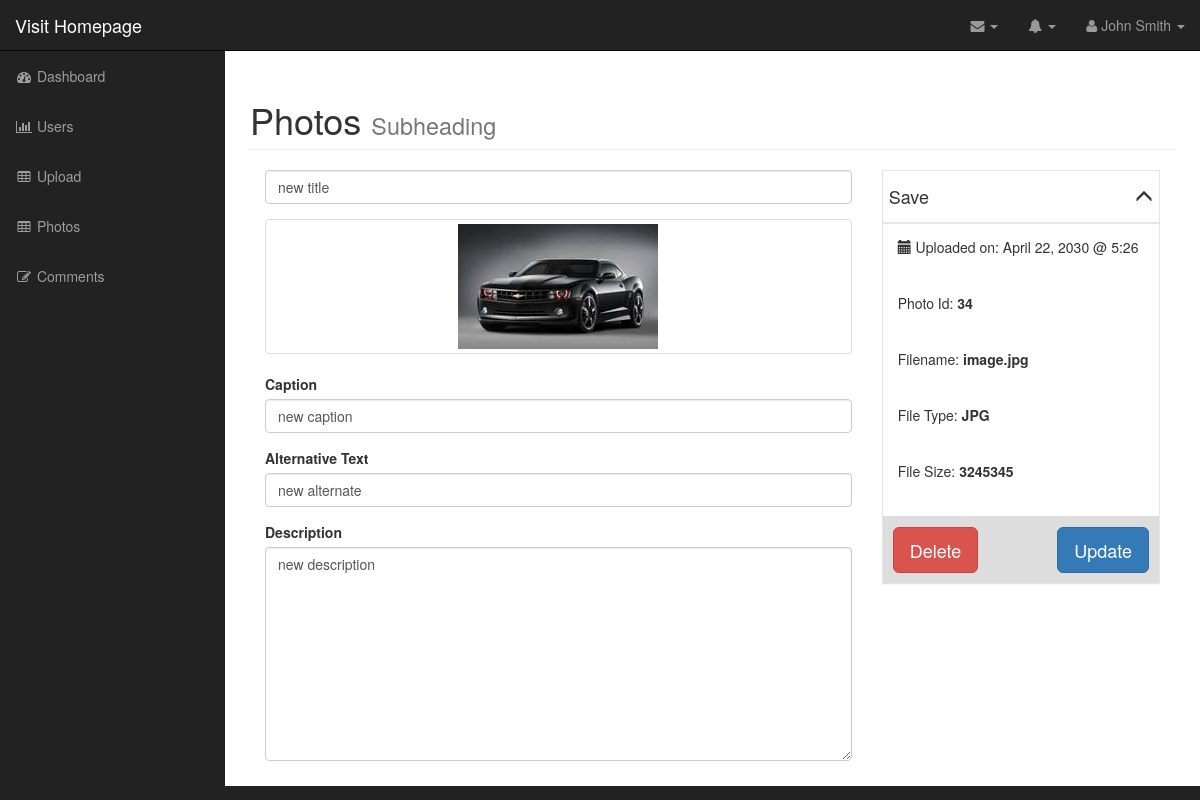
The app's page /admin/edit_photo.php?id=10 (signed in) with its own data.
### tables this page shows
CREATE TABLE `photos` (
  `id` int(11) NOT NULL,
  `title` varchar(255) NOT NULL,
  `caption` varchar(255) NOT NULL,
  `description` text NOT NULL,
  `filename` varchar(255) NOT NULL,
  `alternate_text` varchar(255) NOT NULL,
  `type` varchar(255) NOT NULL,
  `size` int(11) NOT NULL
);

### admin/includes/database.php (called while the page is built, shortened)
<?php
class Database{
    public $connection;
    public function open_db_connection()
    {
        $this->connection = new mysqli(DB_HOST,DB_USER,DB_PASSWORD,DB_NAME);
    }
    public function query($sql)
    {
        $result = $this->connection->query($sql);
        return $result;
    }
}
$database = new Database();
?>

### admin/includes/db_object.php (called while the page is built, shortened)
<?php
class Db_object
{
    protected static $db_table = "users";
    public static function find_by_id($id)
    {
        $the_result_array = static::find_by_query("SELECT * FROM " . static::$db_table . " WHERE id = $id LIMIT 1");
        return !empty($the_result_array) ? array_shift($the_result_array) : false;
    }
    public static function find_by_query($sql)
    {
        global $database;
        $result_set = $database->query($sql);
        $the_object_array = array();
        while ($row = mysqli_fetch_array($result_set)) {
            $the_object_array[] = static::instantation($row);
        }
        return $the_object_array;
    }
    public static function instantation($the_record)
    {
        $the_object = new $calling_class;
        foreach ($the_record as $the_attribute => $value) {
            if ($the_object->has_the_attribute($the_attribute)) {
                $the_object->$the_attribute = $value;
            }
        }
        return $the_object;
    }
    private function has_the_attribute($the_attribute)
    {
        $object_properties = get_object_vars($this);
        return array_key_exists($the_attribute, $object_properties);
    }
}

### admin/includes/photo.php (called while the page is built, shortened)
<?php
class Photo extends Db_object{
    public $filename;
    public $upload_directory = "images";
    public function picture_path(){
        return $this->upload_directory.DS.$this->filename;
    }
}
?>

### admin/edit_photo.php (the view, shortened to what this page needs)
<?php include("includes/header.php"); ?>
<?php
if(empty($_GET['id'])){
    redirect("photos.php");
}else{
    $photo = Photo::find_by_id($_GET['id']);
}
?>
    <nav class="navbar navbar-inverse navbar-fixed-top" role="navigation">
        <?php include("includes/top_nav.php"); ?>
        <?php include("includes/side_nav.php") ?>
    </nav>
    <div id="page-wrapper">
        <div class="container-fluid">
            <div class="row">
                <div class="col-lg-12">
                    <h1 class="page-header">
                        Photos
                        <small>Subheading</small>
                    </h1>
                    <form action="" method="post">
                    <div class="col-md-8">
                        <div class="form-group">
                            <input type="text" name="title" class="form-control" value="<?php echo $photo->title; ?>">
                        </div>
                        <div class="form-group">
                            <a class="thumbnail" href="#"><img src="<?php echo $photo->picture_path(); ?>" alt=""></a>
                        </div>
                        <div class="form-group">
                            <label for="caption">Caption</label>
                            <input type="text" name="caption" class="form-control" value="<?php echo $photo->caption; ?>">
                        </div>
                        <div class="form-group">
                            <label for="caption">Alternative Text</label>
                            <input type="text" name="alternate_text" class="form-control" value="<?php echo $photo->alternate_text; ?>">
                        </div>
                        <div class="form-group">
                            <label for="caption">Description</label>
                            <textarea name="description" id="" class="form-control" cols="30" rows="10"><?php echo $photo->description; ?>
                            </textarea>
                        </div>
                    </div>
                    <div class="col-md-4" >
                        <div  class="photo-info-box">
                            <div class="info-box-header">
                                <h4>Save <span id="toggle" class="glyphicon glyphicon-menu-up pull-right"></span></h4>
                            </div>
                            <div class="inside">
                                <div class="box-inner">
                                    <p class="text">
                                        <span class="glyphicon glyphicon-calendar"></span> Uploaded on: April 22, 2030 @ 5:26
                                    </p>
                                    <p class="text ">
                                        Photo Id: <span class="data photo_id_box">34</span>
                                    </p>
                                    <p class="text">
                                        Filename: <span class="data">image.jpg</span>
                                    </p>
                                    <p class="text">
                                        File Type: <span class="data">JPG</span>
                                    </p>
                                    <p class="text">
                                        File Size: <span class="data">3245345</span>
                                    </p>
                                </div>
                                <div class="info-box-footer clearfix">
                                    <div class="info-box-delete pull-left">
                                        <a  href="delete_photo.php?id=<?php echo $photo->id; ?>" class="btn btn-danger btn-lg ">Delete</a>
                                    </div>
                                    <div class="info-box-update pull-right ">
                                        <input type="submit" name="update" value="Update" class="btn btn-primary btn-lg ">
                                    </div>
                                </div>
                            </div>
                        </div>
                    </div>
                    </form>
                </div>
            </div>
        </div>
    </div>
<?php include("includes/footer.php"); ?>

### admin/css/sb-admin.css (style rules this page uses)
body { margin-top: 100px; background-color: #222; }
@media (min-width:768px) { body { margin-top: 50px; } }
#page-wrapper { width: 100%; padding: 0; background-color: #fff; }
@media (min-width:768px) { #page-wrapper { padding: 10px; } }

### admin/css/styles.css (style rules this page uses)
.photo-info-box { border: 1px solid #e5e5e5; -webkit-box-shadow: 0 1px 1px rgba(0,0,0,.04); box-shadow: 0 1px 1px rgba(0,0,0,.04); background-color: #fff; }
.info-box-header { padding: 6px; border-bottom: 1px solid #e5e5e5; -webkit-box-shadow: 0 1px 1px rgba(0,0,0,.04); box-shadow: 0 1px 1px rgba(0,0,0,.04); background-color: #fff; }
.photo-info-box .box-inner { border-top: 1px solid #e5e5e5; background-color: #fff; padding: 6px; }
.photo-info-box .box-inner .text { padding: 7px 9px 19px; }
.photo-info-box .box-inner .data { font-weight: bold; }
.photo-info-box .info-box-footer { border-top: 1px solid #ddd; background-color: #ddd; padding: 10px; }

### records on screen
photos: title "new title", filename (picture), caption "new caption", alternate_text "new alternate", description "new description"
